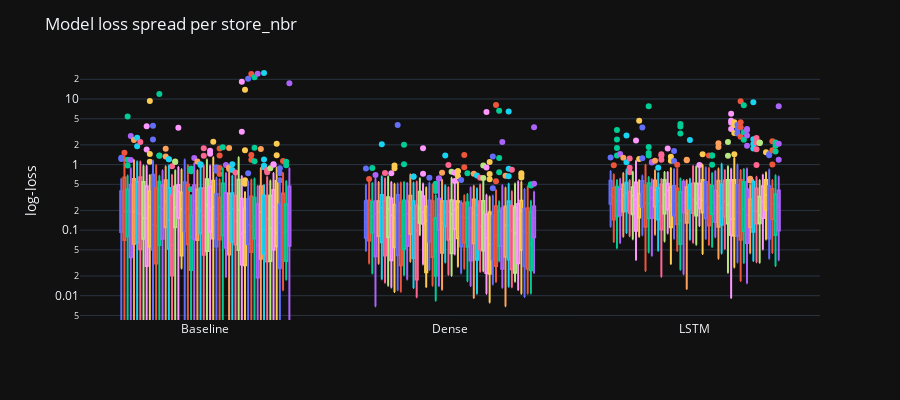

Notebook code for this chart:
### Markdown cell above
Similarly, we plot the loss but grouped by store.

Here, we observe much more uniform results, which confirms that there are no significant differences from
one store to the next and that the high variance in our predictions stems from the variablity in families.

### Code cell
px.box(loss_df, y=["Baseline", "Dense", "LSTM"], color="store_nbr").update_layout(
    showlegend=False,
    height=400,
    title="Model loss spread per store_nbr",
).update_xaxes(title=None).update_yaxes(type="log", title="log-loss")
